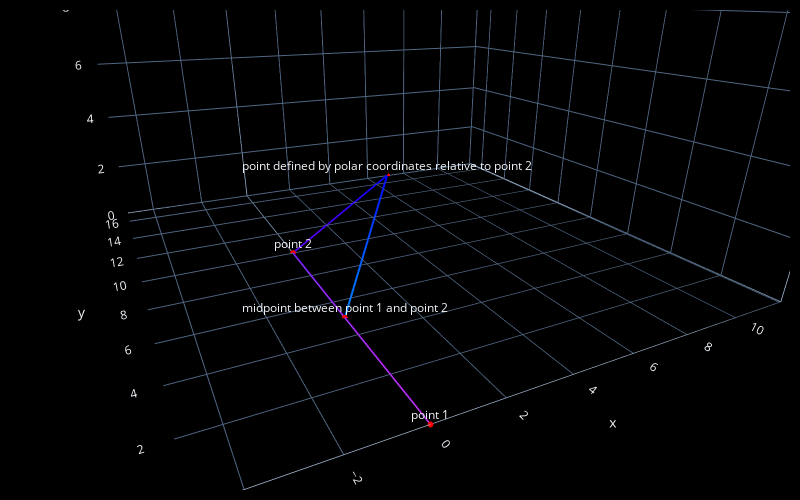

Source (notebook cell):
### Markdown cell above
#### midpoint() and polar_to_point() (point defined by polar coordinates)

### Code cell
pt1 = fc.Point(x=0,y=0,z=0)
pt2 = fc.Point(x=0,y=10,z=0)
pt3 = fc.polar_to_point(pt2, 10, tau/8)
pt4 = fc.midpoint(pt1, pt2)
steps = [pt1, pt2, pt3, pt4]
steps.append(fc.PlotAnnotation(point=pt4, label="midpoint between point 1 and point 2"))
steps.append(fc.PlotAnnotation(point=pt1, label="point 1"))
steps.append(fc.PlotAnnotation(point=pt2, label="point 2"))
steps.append(fc.PlotAnnotation(point=pt3, label="point defined by polar coordinates relative to point 2"))
fc.transform(steps, 'plot', fc.PlotControls(color_type='print_sequence', style='line'))

### Figure 1 — Plotly figure (JSON) as saved in the notebook; plotly's stock layout.template omitted (floating-point values rounded to 4 significant figures)
{"data": [{"line": {"color": ["rgb(204.00, 0.00, 255.00)", "rgb(102.00, 0.00, 255.00)", "rgb(0.00, 0.00, 255.00)", "rgb(0.00, 127.50, 255.00)"], "width": 4}, "mode": "lines", "showlegend": false, "type": "scatter3d", "x": [0, 0, 7.071, 0], "y": [0, 10, 17.07, 5], "z": [0, 0, 0, 0]}, {"marker": {"color": "red", "size": 2}, "mode": "markers", "showlegend": false, "type": "scatter3d", "x": [0, 0, 0, 7.071], "y": [5, 0, 10, 17.07], "z": [0, 0, 0, 0]}], "layout": {"height": 500, "margin": {"b": 10, "l": 10, "pad": 4, "r": 10, "t": 10}, "paper_bgcolor": "black", "scene": {"annotations": [{"showarrow": false, "text": "midpoint between point 1 and point 2", "x": 0, "y": 5, "yshift": 10, "z": 0}, {"showarrow": false, "text": "point 1", "x": 0, "y": 0, "yshift": 10, "z": 0}, {"showarrow": false, "text": "point 2", "x": 0, "y": 10, "yshift": 10, "z": 0}, {"showarrow": false, "text": "point defined by polar coordinates relative to point 2", "x": 7.071, "y": 17.07, "yshift": 10, "z": 0}], "aspectmode": "cube", "camera": {"center": {"x": 0, "y": 0, "z": -0.5}, "eye": {"x": -0.5, "y": -1, "z": 0}}, "xaxis": {"backgroundcolor": "black", "nticks": 10, "range": [-5.001, 12.07]}, "yaxis": {"backgroundcolor": "black", "nticks": 10, "range": [-0.001, 17.07]}, "zaxis": {"backgroundcolor": "black", "nticks": 10, "range": [0, 17.07]}}, "width": 800}}
